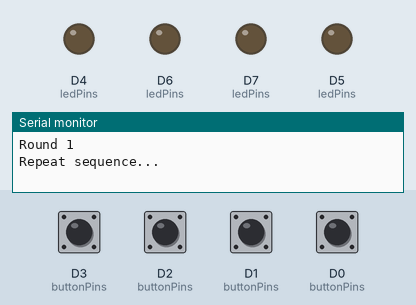
The sketch below on a simulated ESP8266 (NodeMCU). On the bench: output pins drawn as LEDs (lit = HIGH), the last lines printed to the serial monitor. Dashed ring = blinking. The test bench sets the inputs (shaded band); at power-on: D0 (buttonPins), D1 (buttonPins), D2 (buttonPins), D3 (buttonPins) HIGH. Random numbers use the default seed unless the sketch sets one.

Above: at 1.6 s.
1.7 s: D3 (buttonPins) pulled LOW for 0.15 s
At 2.1 s:
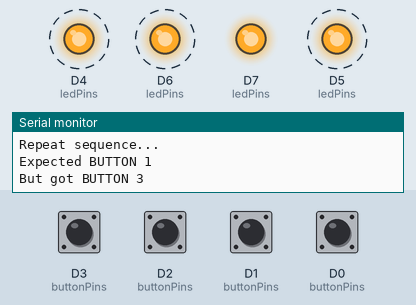
4.7 s: D1 (buttonPins) pulled LOW for 1 s
At 8.4 s:
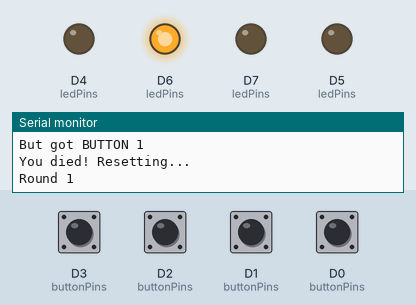
8.7 s: D3 (buttonPins) pulled LOW for 1 s
At 9.77 s:
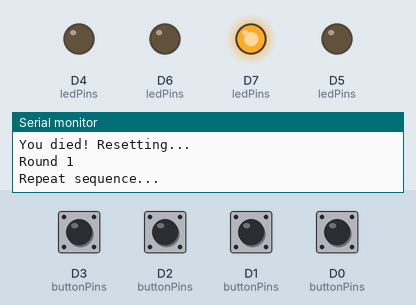
11.7 s: D2 (buttonPins) pulled LOW for 1 s
At 15.4 s:
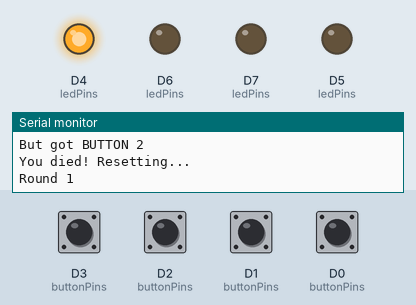
Timing chart, 0 to 15.7 s (numbered marks = the images above; inputs shaded):
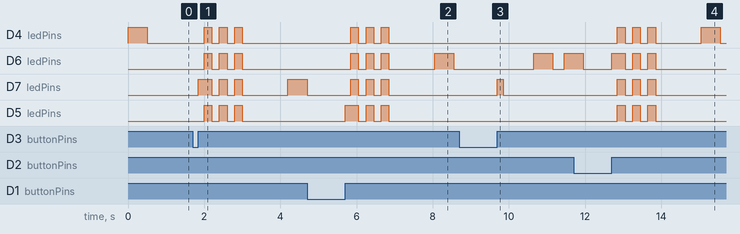

Measured:
- after the input at 1.7 s, D4 (ledPins), D6 (ledPins), D5 (ledPins): alternates HIGH for 0.20 s and LOW for 0.20 s, 6 changes in all, then stays LOW, starting after 0.30 s; D7 (ledPins): LOW → HIGH after 0.15 s, then repeats every 0.40 s: LOW 0.20 s, HIGH 0.20 s
- after the input at 4.7 s, D4 (ledPins): alternates HIGH for 0.20 s and LOW for 0.20 s, 6 changes in all, then stays LOW, starting after 1.2 s; D6 (ledPins): LOW → HIGH after 1.2 s, → LOW 0.20 s later, → HIGH 0.20 s later, → LOW 0.20 s later, … (8 changes in this stretch)
- after the input at 8.7 s, D6 (ledPins): LOW → HIGH after 2.0 s, → LOW 0.50 s later, → HIGH 0.30 s later; D7 (ledPins): LOW → HIGH after 1.0 s, → LOW 0.15 s later
- after the input at 11.7 s, D4 (ledPins): LOW → HIGH after 1.2 s, → LOW 0.20 s later, → HIGH 0.20 s later, → LOW 0.20 s later, … (8 changes in this stretch); D7 (ledPins), D5 (ledPins): alternates HIGH for 0.20 s and LOW for 0.20 s, 6 changes in all, then stays LOW, starting after 1.2 s

The sketch:

pathfinder.ino
```cpp
#include <LinkedList.h>

int BUT1 = D0;
int BUT2 = D1;
int BUT3 = D2;
int BUT4 = D3;

int LED1 = D4;
int LED2 = D5;
int LED3 = D6;
int LED4 = D7;

int buttonPins[4] = {BUT1, BUT2, BUT3, BUT4};
int ledPins[4] = {LED1, LED2, LED3, LED4};

int ledToButtonMap[4] = {1, 0, 3, 2};

LinkedList<int> numList;

void setup() {
  for (int i = 0; i < 4; i++) {
    pinMode(buttonPins[i], INPUT_PULLUP);
    pinMode(ledPins[i], OUTPUT);
  }
  Serial.begin(9600);
  randomSeed(analogRead(A0));
}

void loop() {
  int newNum = random(0, 4);
  numList.add(newNum);

  Serial.print("Round ");
  Serial.println(numList.size());

  playSequence();

  if (!checkUserInput()) {
    gameOver();
    return;
  }

  delay(800);
}

void playSequence() {
  for (int i = 0; i < numList.size(); i++) {
    int led = numList.get(i);
    digitalWrite(ledPins[led], HIGH);
    delay(500);
    digitalWrite(ledPins[led], LOW);
    delay(300);
  }
}

bool checkUserInput() {
  Serial.println("Repeat sequence...");

  for (int i = 0; i < numList.size(); i++) {
    int ledIndex = numList.get(i);
    int correctButton = ledToButtonMap[ledIndex];
    int pressed = waitForButtonPress();

    if (pressed != correctButton) {
      Serial.print("Expected BUTTON ");
      Serial.println(correctButton);
      Serial.print("But got BUTTON ");
      Serial.println(pressed);
      return false;
    }
  }
  Serial.println("Sequence correct!");
  return true;
}

int waitForButtonPress() {
  while (true) {
    for (int i = 0; i < 4; i++) {
      if (digitalRead(buttonPins[i]) == LOW) {
        while (digitalRead(buttonPins[i]) == LOW);
        digitalWrite(ledPins[i], HIGH);
        delay(150);
        digitalWrite(ledPins[i], LOW);
        return i;
      }
    }
  }
}

void gameOver() {
  for (int n = 0; n < 3; n++) {
    for (int i = 0; i < 4; i++) digitalWrite(ledPins[i], HIGH);
    delay(200);
    for (int i = 0; i < 4; i++) digitalWrite(ledPins[i], LOW);
    delay(200);
  }

  Serial.println("You died! Resetting...");
  numList.clear();
  delay(1000);
}
```
